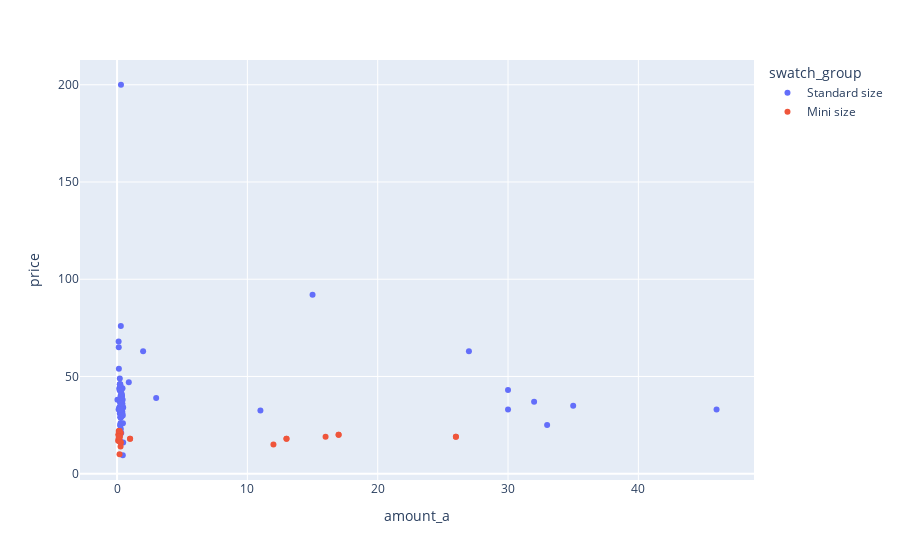

The code cell stored with this chart in its notebook:
### Code cell
fig = px.scatter(mascara_df, x="amount_a", y="price", color="swatch_group", hover_data=['brand_name', 'product_name'])
fig.show()

### Figure 1 — Plotly figure (JSON) as saved in the notebook; plotly's stock layout.template omitted (floating-point values rounded to 4 significant figures; data arrays with more than 128 entries replaced by an {"elided": "..."} marker saying what was removed)
{"data": [{"customdata": {"elided": "122x2 str values"}, "hovertemplate": "swatch_group=Standard size<br>amount_a=%{x}<br>price=%{y}<br>brand_name=%{customdata[0]}<br>product_name=%{customdata[1]}<extra></extra>", "legendgroup": "Standard size", "marker": {"color": "#636efa", "symbol": "circle"}, "mode": "markers", "name": "Standard size", "orientation": "v", "showlegend": true, "type": "scatter", "x": [0.22, 0.33, 0.3, 0.3, 0.3, 0.3, 0.3, 0.3, 0.25, 0.23, 0.17, 0.3, 0.42, 0.18, 0.2, 0.37, 0.27, 0.33, 0.27, 0.33, 0.33, 0.33, 0.33, 0.38, 33, 0.29, 0.9, 0.27, 0.28, 0.29, 0.3, 0.21, 0.34, 0.21, 0.33, 0.35, 32, 0.27, 0.3, 0.03, 0.118, 0.27, 0.32, 0.4, 0.26, 0.13, 0.19, 0.22, 0.22, 0.27, 30, 0.33, 0.33, 0.33, 0.4, 11, 0.27, 0.34, 0.41, 0.19, 0.27, 0.44, 0.47, 0.4, 0.4, 0.37, 0.23, 0.27, 0.12, 0.32, 0.27, 0.28, 0.23, 0.26, 0.34, 0.21, 0.28, 46, 15, 0.27, 0.31, 0.34, 0.45, 0.34, 0.44, 0.33, 0.47, 0.33, 0.31, 0.32, 0.21, 0.32, 0.33, 27, 2, 0.27, 0.27, 0.43, 0.29, 0.4, 0.28, 0.32, 0.14, 0.3, 35, 0.31, 0.31, 0.29, 3, 0.25, 0.22, 0.3, 0.27, 0.37, 0.44, 0.24, 0.24, 0.24, 0.24, 0.3, 30, 0.27], "xaxis": "x", "y": [43, 43, 200, 37, 37, 37, 37, 37, 34, 34, 34, 34, 44, 44, 44, 33, 40, 36, 32, 40, 44, 40, 40, 40, 25, 44, 47, 26, 37, 23, 31, 31, 31, 49, 41, 41, 37, 37, 38, 38, 33, 29, 36, 32, 25, 65, 43, 43, 43, 39, 43, 39, 39, 39, 34, 32.5, 31, 31, 31, 34, 29, 34, 34, 36, 36, 34, 32, 36, 68, 36, 36, 37, 37, 16, 16, 33, 34, 33, 92, 45, 38, 37, 26, 16, 9.5, 16, 16, 41, 34, 35, 46, 34, 34, 63, 63, 37, 37, 38, 26, 35, 31, 21, 54, 36, 35, 35, 35, 76, 39, 46, 46, 29, 29, 31, 30, 33, 33, 33, 24.75, 16, 33, 33], "yaxis": "y"}, {"customdata": [["Benefit Cosmetics", "BADgal BANG! Volumizing Mascara"], ["Benefit Cosmetics", "Mini They're Real! Magnet Extreme Lengthening Mascara"], ["Benefit Cosmetics", "Roller Lash Curling & Lifting Mascara "], ["Benefit Cosmetics", "They're Real! Lengthening Mascara"], ["Benefit Cosmetics", "They're Real! Magnet Extreme Lengthening Mascara"], ["Charlotte Tilbury", "Pillow Talk Push Up Lashes Volumizing & Lengthening Mascara"], ["Fenty Beauty by Rihanna", "Full Frontal Volume, Lift & Curl Mascara"], ["Hourglass", "Mini Unlocked™ Instant Extensions Mascara"], ["Hourglass", "Unlocked Instant Extensions Lengthening Mascara"], ["ILIA", "Fullest Volumizing Mascara"], ["ILIA", "Limitless Lash Lengthening Clean Mascara"], ["ILIA", "Mini Limitless Lash Lengthening Mascara"], ["IT Cosmetics", "Superhero Elastic Stretch Volumizing and Lengthening Mascara"], ["Kosas", "The Big Clean Longwear Volumizing + Lash Care Mascara"], ["LAWLESS", "The One & Done Volumizing Mascara"], ["Lancôme", "Cils Booster XL Super-Enhancing Mascara Primer"], ["Lancôme", "Lash Idôle Lash-Lifting & Volumizing Mascara"], ["Lancôme", "Monsieur Big Volumizing Mascara"], ["MAC Cosmetics", "MAC Mini MAC Magic Extension"], ["MAC Cosmetics", "Macstack Mascara"], ["MAC Cosmetics", "Magic Extension 5mm Fibre Mascara"], ["MAC Cosmetics", "Mini MACStack Micro"], ["MILK MAKEUP", "KUSH High Volumizing Mascara"], ["MILK MAKEUP", "KUSH Lash Primer"], ["MILK MAKEUP", "KUSH Waterproof Mascara"], ["MILK MAKEUP", "RISE Lifting + Lengthening Mascara"], ["Morphe", "Make It Big Mascara"], ["NARS", "Climax Mascara"], ["ONE/SIZE by Patrick Starrr", "Fantasize Lifting & Lengthening Mascara"], ["ONE/SIZE by Patrick Starrr", "Mini Fantasize Lifting & Lengthening Mascara"], ["Rare Beauty by Selena Gomez", "Perfect Strokes Universal Volumizing Mascara"], ["Saie", "Mascara 101 Lengthening and Lifting"], ["Too Faced", "Better Than Sex Volumizing & Lengthening Waterproof Mascara"], ["Too Faced", "Damn Girl! 24-Hour Mascara"], ["Urban Decay", "Perversion Volumizing Mascara"], ["Urban Decay", "Wild Lash Plant-Powered Volumizing Mascara"], ["Wander Beauty", "Unlashed Volume & Curl Mascara"], ["bareMinerals", "MAXIMIST Phyto-Fiber Volumizing Mascara"], ["caliray", "Come Hell or High Water Volumizing Tubing Mascara"], ["caliray", "Mini Come Hell or High Water Volumizing Tubing Mascara"], ["tarte", "Big Ego Mascara"], ["tarte", "Gifted™ Amazonian Clay Smart Mascara"], ["tarte", "Lash Paint™ Mascara"], ["tarte", "Lights, Camera, Lashes™ 4-in-1 Mascara"], ["tarte", "Mini Big Ego Mascara"], ["tarte", "Mini Lash Paint Mascara"], ["tarte", "Mini Lights, Camera, Lashes™ 4-in-1 Mascara"], ["tarte", "Opening Act™ Lash Primer"], ["tarte", "tarte maneater™ mascara"], ["tarte", "tartelette™ tubing mascara"]], "hovertemplate": "swatch_group=Mini size<br>amount_a=%{x}<br>price=%{y}<br>brand_name=%{customdata[0]}<br>product_name=%{customdata[1]}<extra></extra>", "legendgroup": "Mini size", "marker": {"color": "#EF553B", "symbol": "circle"}, "mode": "markers", "name": "Mini size", "orientation": "v", "showlegend": true, "type": "scatter", "x": [0.14, 0.16, 0.14, 0.14, 0.16, 0.13, 0.15, 17, 17, 13, 1, 1, 0.17, 0.17, 0.22, 0.13, 0.16, 0.13, 0.17, 0.27, 0.17, 0.27, 0.13, 0.12, 0.12, 0.14, 0.19, 0.08, 26, 26, 0.27, 0.17, 0.17, 0.2, 0.13, 13, 12, 0.3, 0.18, 0.18, 0.15, 0.16, 0.15, 0.16, 0.15, 0.15, 0.16, 0.16, 16, 0.13], "xaxis": "x", "y": [20, 20, 20, 20, 20, 18, 17, 20, 20, 18, 18, 18, 18, 17, 19, 22, 22, 21, 20, 21, 20, 21, 20, 20, 20, 20, 10, 17, 19, 19, 14, 21, 21, 22, 18, 18, 15, 16, 17, 17, 19, 19, 19, 19, 19, 19, 19, 19, 19, 19], "yaxis": "y"}], "layout": {"legend": {"title": {"text": "swatch_group"}, "tracegroupgap": 0}, "margin": {"t": 60}, "xaxis": {"anchor": "y", "domain": [0, 1], "title": {"text": "amount_a"}}, "yaxis": {"anchor": "x", "domain": [0, 1], "title": {"text": "price"}}}}
